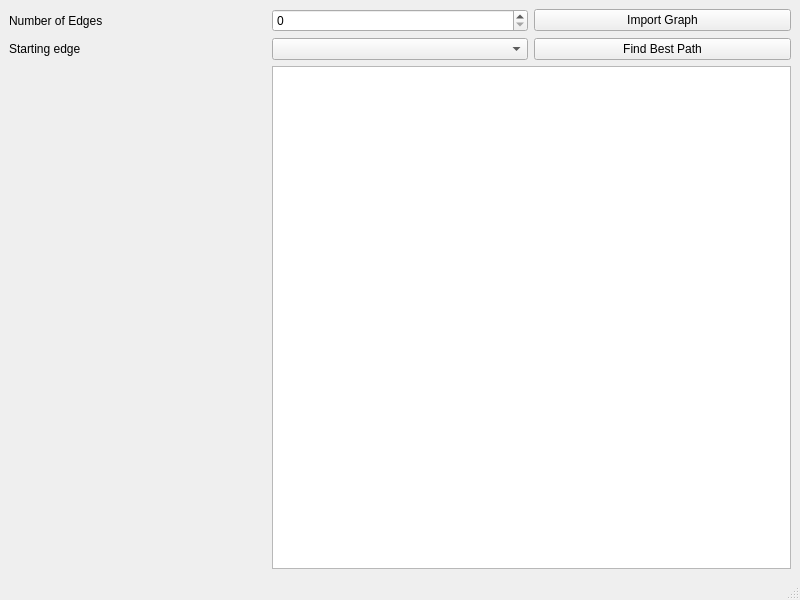
<?xml version="1.0" encoding="UTF-8"?>
<ui version="4.0">
 <class>MainWindow</class>
 <widget class="QMainWindow" name="MainWindow">
  <property name="geometry">
   <rect>
    <x>0</x>
    <y>0</y>
    <width>800</width>
    <height>600</height>
   </rect>
  </property>
  <property name="windowTitle">
   <string>MainWindow</string>
  </property>
  <widget class="QWidget" name="centralwidget">
   <layout class="QGridLayout" name="gridLayout">
    <item row="1" column="1">
     <widget class="QSpinBox" name="vertexsCount"/>
    </item>
    <item row="1" column="2">
     <widget class="QPushButton" name="importGraph">
      <property name="text">
       <string>Import Graph</string>
      </property>
     </widget>
    </item>
    <item row="2" column="0">
     <widget class="QLabel" name="labelStartingVertex">
      <property name="text">
       <string>Starting edge</string>
      </property>
     </widget>
    </item>
    <item row="2" column="2">
     <widget class="QPushButton" name="dijkstra">
      <property name="text">
       <string>Find Best Path</string>
      </property>
     </widget>
    </item>
    <item row="3" column="1" colspan="2">
     <widget class="QTextEdit" name="result"/>
    </item>
    <item row="1" column="0">
     <widget class="QLabel" name="labelVertexCount">
      <property name="text">
       <string>Number of Edges</string>
      </property>
     </widget>
    </item>
    <item row="2" column="1">
     <widget class="QComboBox" name="startingVertex"/>
    </item>
   </layout>
  </widget>
  <widget class="QMenuBar" name="menubar">
   <property name="geometry">
    <rect>
     <x>0</x>
     <y>0</y>
     <width>800</width>
     <height>33</height>
    </rect>
   </property>
  </widget>
  <widget class="QStatusBar" name="statusbar"/>
 </widget>
 <resources/>
 <connections/>
</ui>
